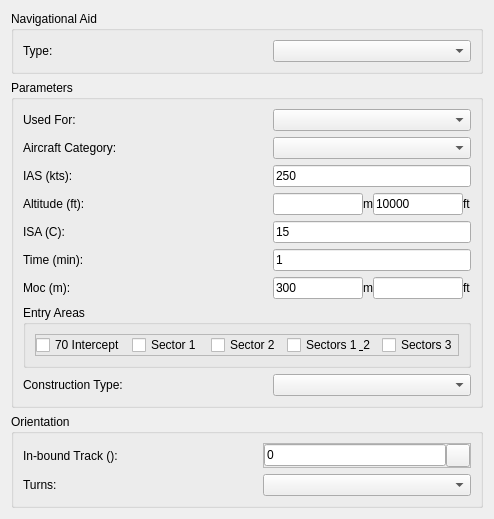
<?xml version="1.0" encoding="UTF-8"?>
<ui version="4.0">
 <class>Form</class>
 <widget class="QWidget" name="Form">
  <property name="geometry">
   <rect>
    <x>0</x>
    <y>0</y>
    <width>467</width>
    <height>464</height>
   </rect>
  </property>
  <property name="font">
   <font>
    <family>Arial</family>
    <weight>50</weight>
    <bold>false</bold>
   </font>
  </property>
  <property name="windowTitle">
   <string>Form</string>
  </property>
  <layout class="QVBoxLayout" name="verticalLayout">
   <item>
    <widget class="QGroupBox" name="gbNavAid">
     <property name="title">
      <string>Navigational Aid</string>
     </property>
     <layout class="QVBoxLayout" name="verticalLayout_2">
      <item>
       <widget class="QFrame" name="frameNavAidType">
        <property name="frameShape">
         <enum>QFrame::NoFrame</enum>
        </property>
        <property name="frameShadow">
         <enum>QFrame::Raised</enum>
        </property>
        <layout class="QHBoxLayout" name="horizontalLayout_62">
         <property name="spacing">
          <number>0</number>
         </property>
         <property name="margin">
          <number>0</number>
         </property>
         <item>
          <widget class="QLabel" name="label_70">
           <property name="minimumSize">
            <size>
             <width>250</width>
             <height>0</height>
            </size>
           </property>
           <property name="font">
            <font>
             <weight>50</weight>
             <bold>false</bold>
            </font>
           </property>
           <property name="text">
            <string>Type:</string>
           </property>
          </widget>
         </item>
         <item>
          <widget class="QComboBox" name="cmbNavAidType">
           <property name="sizePolicy">
            <sizepolicy hsizetype="Expanding" vsizetype="Fixed">
             <horstretch>0</horstretch>
             <verstretch>0</verstretch>
            </sizepolicy>
           </property>
           <property name="font">
            <font>
             <weight>50</weight>
             <bold>false</bold>
            </font>
           </property>
          </widget>
         </item>
        </layout>
       </widget>
      </item>
     </layout>
    </widget>
   </item>
   <item>
    <widget class="QGroupBox" name="gbParameters">
     <property name="font">
      <font>
       <family>Arial</family>
       <weight>50</weight>
       <bold>false</bold>
      </font>
     </property>
     <property name="title">
      <string>Parameters</string>
     </property>
     <layout class="QVBoxLayout" name="vl_gbParameters">
      <item>
       <widget class="QFrame" name="frameUsedFor">
        <property name="frameShape">
         <enum>QFrame::NoFrame</enum>
        </property>
        <property name="frameShadow">
         <enum>QFrame::Raised</enum>
        </property>
        <layout class="QHBoxLayout" name="horizontalLayout_58">
         <property name="spacing">
          <number>0</number>
         </property>
         <property name="margin">
          <number>0</number>
         </property>
         <item>
          <widget class="QLabel" name="label_66">
           <property name="minimumSize">
            <size>
             <width>250</width>
             <height>0</height>
            </size>
           </property>
           <property name="font">
            <font>
             <weight>50</weight>
             <bold>false</bold>
            </font>
           </property>
           <property name="text">
            <string>Used For:</string>
           </property>
          </widget>
         </item>
         <item>
          <widget class="QComboBox" name="cmbUsedFor">
           <property name="sizePolicy">
            <sizepolicy hsizetype="Expanding" vsizetype="Fixed">
             <horstretch>0</horstretch>
             <verstretch>0</verstretch>
            </sizepolicy>
           </property>
           <property name="font">
            <font>
             <weight>50</weight>
             <bold>false</bold>
            </font>
           </property>
          </widget>
         </item>
        </layout>
       </widget>
      </item>
      <item>
       <widget class="QFrame" name="frameAircraftCategory">
        <property name="frameShape">
         <enum>QFrame::NoFrame</enum>
        </property>
        <property name="frameShadow">
         <enum>QFrame::Raised</enum>
        </property>
        <layout class="QHBoxLayout" name="horizontalLayout_61">
         <property name="spacing">
          <number>0</number>
         </property>
         <property name="margin">
          <number>0</number>
         </property>
         <item>
          <widget class="QLabel" name="label_69">
           <property name="minimumSize">
            <size>
             <width>250</width>
             <height>0</height>
            </size>
           </property>
           <property name="font">
            <font>
             <weight>50</weight>
             <bold>false</bold>
            </font>
           </property>
           <property name="text">
            <string>Aircraft Category:</string>
           </property>
          </widget>
         </item>
         <item>
          <widget class="QComboBox" name="cmbAircraftCategory">
           <property name="sizePolicy">
            <sizepolicy hsizetype="Expanding" vsizetype="Fixed">
             <horstretch>0</horstretch>
             <verstretch>0</verstretch>
            </sizepolicy>
           </property>
           <property name="font">
            <font>
             <weight>50</weight>
             <bold>false</bold>
            </font>
           </property>
          </widget>
         </item>
        </layout>
       </widget>
      </item>
      <item>
       <widget class="QFrame" name="frameIas">
        <property name="frameShape">
         <enum>QFrame::NoFrame</enum>
        </property>
        <property name="frameShadow">
         <enum>QFrame::Raised</enum>
        </property>
        <layout class="QHBoxLayout" name="horizontalLayout_60">
         <property name="spacing">
          <number>0</number>
         </property>
         <property name="margin">
          <number>0</number>
         </property>
         <item>
          <widget class="QLabel" name="label_68">
           <property name="minimumSize">
            <size>
             <width>250</width>
             <height>0</height>
            </size>
           </property>
           <property name="font">
            <font>
             <weight>50</weight>
             <bold>false</bold>
            </font>
           </property>
           <property name="text">
            <string>IAS (kts):</string>
           </property>
          </widget>
         </item>
         <item>
          <widget class="QLineEdit" name="txtIas">
           <property name="font">
            <font>
             <weight>50</weight>
             <bold>false</bold>
            </font>
           </property>
           <property name="text">
            <string>250</string>
           </property>
          </widget>
         </item>
        </layout>
       </widget>
      </item>
      <item>
       <widget class="QFrame" name="frameAltitude">
        <property name="frameShape">
         <enum>QFrame::NoFrame</enum>
        </property>
        <property name="frameShadow">
         <enum>QFrame::Raised</enum>
        </property>
        <layout class="QHBoxLayout" name="horizontalLayout_69">
         <property name="spacing">
          <number>0</number>
         </property>
         <property name="margin">
          <number>0</number>
         </property>
         <item>
          <widget class="QLabel" name="label_77">
           <property name="minimumSize">
            <size>
             <width>250</width>
             <height>0</height>
            </size>
           </property>
           <property name="font">
            <font>
             <weight>50</weight>
             <bold>false</bold>
            </font>
           </property>
           <property name="text">
            <string>Altitude (ft):</string>
           </property>
          </widget>
         </item>
         <item>
          <widget class="QLineEdit" name="txtAltitudeM"/>
         </item>
         <item>
          <widget class="QLabel" name="label_2">
           <property name="text">
            <string>m</string>
           </property>
          </widget>
         </item>
         <item>
          <widget class="QLineEdit" name="txtAltitude">
           <property name="font">
            <font>
             <weight>50</weight>
             <bold>false</bold>
            </font>
           </property>
           <property name="text">
            <string>10000</string>
           </property>
          </widget>
         </item>
         <item>
          <widget class="QLabel" name="label">
           <property name="text">
            <string>ft</string>
           </property>
          </widget>
         </item>
        </layout>
       </widget>
      </item>
      <item>
       <widget class="QFrame" name="frameIsa">
        <property name="frameShape">
         <enum>QFrame::NoFrame</enum>
        </property>
        <property name="frameShadow">
         <enum>QFrame::Raised</enum>
        </property>
        <layout class="QHBoxLayout" name="horizontalLayout_72">
         <property name="spacing">
          <number>0</number>
         </property>
         <property name="margin">
          <number>0</number>
         </property>
         <item>
          <widget class="QLabel" name="label_80">
           <property name="minimumSize">
            <size>
             <width>250</width>
             <height>0</height>
            </size>
           </property>
           <property name="font">
            <font>
             <weight>50</weight>
             <bold>false</bold>
            </font>
           </property>
           <property name="text">
            <string>ISA (C):</string>
           </property>
          </widget>
         </item>
         <item>
          <widget class="QLineEdit" name="txtIsa">
           <property name="font">
            <font>
             <weight>50</weight>
             <bold>false</bold>
            </font>
           </property>
           <property name="text">
            <string>15</string>
           </property>
          </widget>
         </item>
        </layout>
       </widget>
      </item>
      <item>
       <widget class="QFrame" name="frame_Time">
        <property name="frameShape">
         <enum>QFrame::NoFrame</enum>
        </property>
        <property name="frameShadow">
         <enum>QFrame::Raised</enum>
        </property>
        <layout class="QHBoxLayout" name="horizontalLayout_73">
         <property name="spacing">
          <number>0</number>
         </property>
         <property name="margin">
          <number>0</number>
         </property>
         <item>
          <widget class="QLabel" name="label_81">
           <property name="minimumSize">
            <size>
             <width>250</width>
             <height>0</height>
            </size>
           </property>
           <property name="font">
            <font>
             <weight>50</weight>
             <bold>false</bold>
            </font>
           </property>
           <property name="text">
            <string>Time (min):</string>
           </property>
          </widget>
         </item>
         <item>
          <widget class="QLineEdit" name="txtTime">
           <property name="font">
            <font>
             <weight>50</weight>
             <bold>false</bold>
            </font>
           </property>
           <property name="text">
            <string>1</string>
           </property>
          </widget>
         </item>
        </layout>
       </widget>
      </item>
      <item>
       <widget class="QFrame" name="frameMoc">
        <property name="frameShape">
         <enum>QFrame::NoFrame</enum>
        </property>
        <property name="frameShadow">
         <enum>QFrame::Raised</enum>
        </property>
        <layout class="QHBoxLayout" name="horizontalLayout_74">
         <property name="spacing">
          <number>0</number>
         </property>
         <property name="margin">
          <number>0</number>
         </property>
         <item>
          <widget class="QLabel" name="label_82">
           <property name="minimumSize">
            <size>
             <width>250</width>
             <height>0</height>
            </size>
           </property>
           <property name="font">
            <font>
             <weight>50</weight>
             <bold>false</bold>
            </font>
           </property>
           <property name="text">
            <string>Moc (m):</string>
           </property>
          </widget>
         </item>
         <item>
          <widget class="QLineEdit" name="txtMoc">
           <property name="font">
            <font>
             <weight>50</weight>
             <bold>false</bold>
            </font>
           </property>
           <property name="text">
            <string>300</string>
           </property>
          </widget>
         </item>
         <item>
          <widget class="QLabel" name="label_6">
           <property name="text">
            <string>m</string>
           </property>
          </widget>
         </item>
         <item>
          <widget class="QLineEdit" name="txtMocFt">
           <property name="font">
            <font>
             <weight>50</weight>
             <bold>false</bold>
            </font>
           </property>
           <property name="text">
            <string/>
           </property>
          </widget>
         </item>
         <item>
          <widget class="QLabel" name="labelMocFt">
           <property name="text">
            <string>ft</string>
           </property>
          </widget>
         </item>
        </layout>
       </widget>
      </item>
      <item>
       <widget class="QGroupBox" name="gbEntryAreas">
        <property name="font">
         <font>
          <weight>50</weight>
          <bold>false</bold>
         </font>
        </property>
        <property name="title">
         <string>Entry Areas</string>
        </property>
        <layout class="QVBoxLayout" name="vl_gbEntryAreas">
         <item>
          <widget class="QFrame" name="frameEntryAreas">
           <property name="frameShape">
            <enum>QFrame::StyledPanel</enum>
           </property>
           <property name="frameShadow">
            <enum>QFrame::Raised</enum>
           </property>
           <layout class="QHBoxLayout" name="hl_EntryAreas">
            <property name="margin">
             <number>0</number>
            </property>
            <item>
             <widget class="QCheckBox" name="chbIntercept">
              <property name="minimumSize">
               <size>
                <width>0</width>
                <height>0</height>
               </size>
              </property>
              <property name="font">
               <font>
                <weight>50</weight>
                <bold>false</bold>
               </font>
              </property>
              <property name="text">
               <string>70 Intercept</string>
              </property>
             </widget>
            </item>
            <item>
             <widget class="QCheckBox" name="chbSector1">
              <property name="font">
               <font>
                <weight>50</weight>
                <bold>false</bold>
               </font>
              </property>
              <property name="layoutDirection">
               <enum>Qt::LeftToRight</enum>
              </property>
              <property name="text">
               <string>Sector 1 </string>
              </property>
             </widget>
            </item>
            <item>
             <widget class="QCheckBox" name="chbSector2">
              <property name="font">
               <font>
                <weight>50</weight>
                <bold>false</bold>
               </font>
              </property>
              <property name="layoutDirection">
               <enum>Qt::LeftToRight</enum>
              </property>
              <property name="text">
               <string>Sector 2</string>
              </property>
             </widget>
            </item>
            <item>
             <widget class="QCheckBox" name="chbSectors12">
              <property name="font">
               <font>
                <weight>50</weight>
                <bold>false</bold>
               </font>
              </property>
              <property name="layoutDirection">
               <enum>Qt::LeftToRight</enum>
              </property>
              <property name="text">
               <string>Sectors 1 &amp; 2</string>
              </property>
             </widget>
            </item>
            <item>
             <widget class="QCheckBox" name="chbSector3">
              <property name="font">
               <font>
                <weight>50</weight>
                <bold>false</bold>
               </font>
              </property>
              <property name="layoutDirection">
               <enum>Qt::LeftToRight</enum>
              </property>
              <property name="text">
               <string>Sectors 3</string>
              </property>
             </widget>
            </item>
           </layout>
          </widget>
         </item>
        </layout>
       </widget>
      </item>
      <item>
       <widget class="QFrame" name="frameConstruction">
        <property name="frameShape">
         <enum>QFrame::NoFrame</enum>
        </property>
        <property name="frameShadow">
         <enum>QFrame::Raised</enum>
        </property>
        <layout class="QHBoxLayout" name="horizontalLayout_75">
         <property name="spacing">
          <number>0</number>
         </property>
         <property name="margin">
          <number>0</number>
         </property>
         <item>
          <widget class="QLabel" name="label_83">
           <property name="minimumSize">
            <size>
             <width>250</width>
             <height>0</height>
            </size>
           </property>
           <property name="font">
            <font>
             <weight>50</weight>
             <bold>false</bold>
            </font>
           </property>
           <property name="text">
            <string>Construction Type:</string>
           </property>
          </widget>
         </item>
         <item>
          <widget class="QComboBox" name="cmbConstruction">
           <property name="sizePolicy">
            <sizepolicy hsizetype="Expanding" vsizetype="Fixed">
             <horstretch>0</horstretch>
             <verstretch>0</verstretch>
            </sizepolicy>
           </property>
           <property name="font">
            <font>
             <weight>50</weight>
             <bold>false</bold>
            </font>
           </property>
          </widget>
         </item>
        </layout>
       </widget>
      </item>
     </layout>
    </widget>
   </item>
   <item>
    <widget class="QGroupBox" name="gbOrientation">
     <property name="title">
      <string>Orientation</string>
     </property>
     <layout class="QVBoxLayout" name="vl_gbOrientation">
      <item>
       <widget class="QFrame" name="frameTrackRoot">
        <property name="frameShape">
         <enum>QFrame::NoFrame</enum>
        </property>
        <property name="frameShadow">
         <enum>QFrame::Raised</enum>
        </property>
        <layout class="QHBoxLayout" name="horizontalLayout_63">
         <property name="spacing">
          <number>0</number>
         </property>
         <property name="margin">
          <number>0</number>
         </property>
         <item>
          <widget class="QLabel" name="label_71">
           <property name="minimumSize">
            <size>
             <width>240</width>
             <height>0</height>
            </size>
           </property>
           <property name="font">
            <font>
             <weight>50</weight>
             <bold>false</bold>
            </font>
           </property>
           <property name="text">
            <string>In-bound Track ():</string>
           </property>
          </widget>
         </item>
         <item>
          <widget class="QFrame" name="frameTrack">
           <property name="frameShape">
            <enum>QFrame::StyledPanel</enum>
           </property>
           <property name="frameShadow">
            <enum>QFrame::Raised</enum>
           </property>
           <layout class="QHBoxLayout" name="horizontalLayout_10">
            <property name="spacing">
             <number>0</number>
            </property>
            <property name="margin">
             <number>0</number>
            </property>
            <item>
             <widget class="QLineEdit" name="txtTrack">
              <property name="enabled">
               <bool>true</bool>
              </property>
              <property name="font">
               <font>
                <weight>50</weight>
                <bold>false</bold>
               </font>
              </property>
              <property name="text">
               <string>0</string>
              </property>
             </widget>
            </item>
            <item>
             <widget class="QToolButton" name="btnCaptureTrack">
              <property name="text">
               <string/>
              </property>
              <property name="icon">
               <iconset>
                <normaloff>:/gnss_item/coordinate_capture.png</normaloff>:/gnss_item/coordinate_capture.png</iconset>
              </property>
             </widget>
            </item>
           </layout>
          </widget>
         </item>
        </layout>
       </widget>
      </item>
      <item>
       <widget class="QFrame" name="frameOrientation">
        <property name="frameShape">
         <enum>QFrame::NoFrame</enum>
        </property>
        <property name="frameShadow">
         <enum>QFrame::Raised</enum>
        </property>
        <layout class="QHBoxLayout" name="horizontalLayout_67">
         <property name="spacing">
          <number>0</number>
         </property>
         <property name="margin">
          <number>0</number>
         </property>
         <item>
          <widget class="QLabel" name="label_75">
           <property name="minimumSize">
            <size>
             <width>240</width>
             <height>0</height>
            </size>
           </property>
           <property name="font">
            <font>
             <weight>50</weight>
             <bold>false</bold>
            </font>
           </property>
           <property name="text">
            <string>Turns:</string>
           </property>
          </widget>
         </item>
         <item>
          <widget class="QComboBox" name="cmbOrientation">
           <property name="sizePolicy">
            <sizepolicy hsizetype="Expanding" vsizetype="Fixed">
             <horstretch>0</horstretch>
             <verstretch>0</verstretch>
            </sizepolicy>
           </property>
           <property name="font">
            <font>
             <weight>50</weight>
             <bold>false</bold>
            </font>
           </property>
           <property name="contextMenuPolicy">
            <enum>Qt::NoContextMenu</enum>
           </property>
          </widget>
         </item>
        </layout>
       </widget>
      </item>
     </layout>
    </widget>
   </item>
  </layout>
 </widget>
 <resources/>
 <connections/>
</ui>
